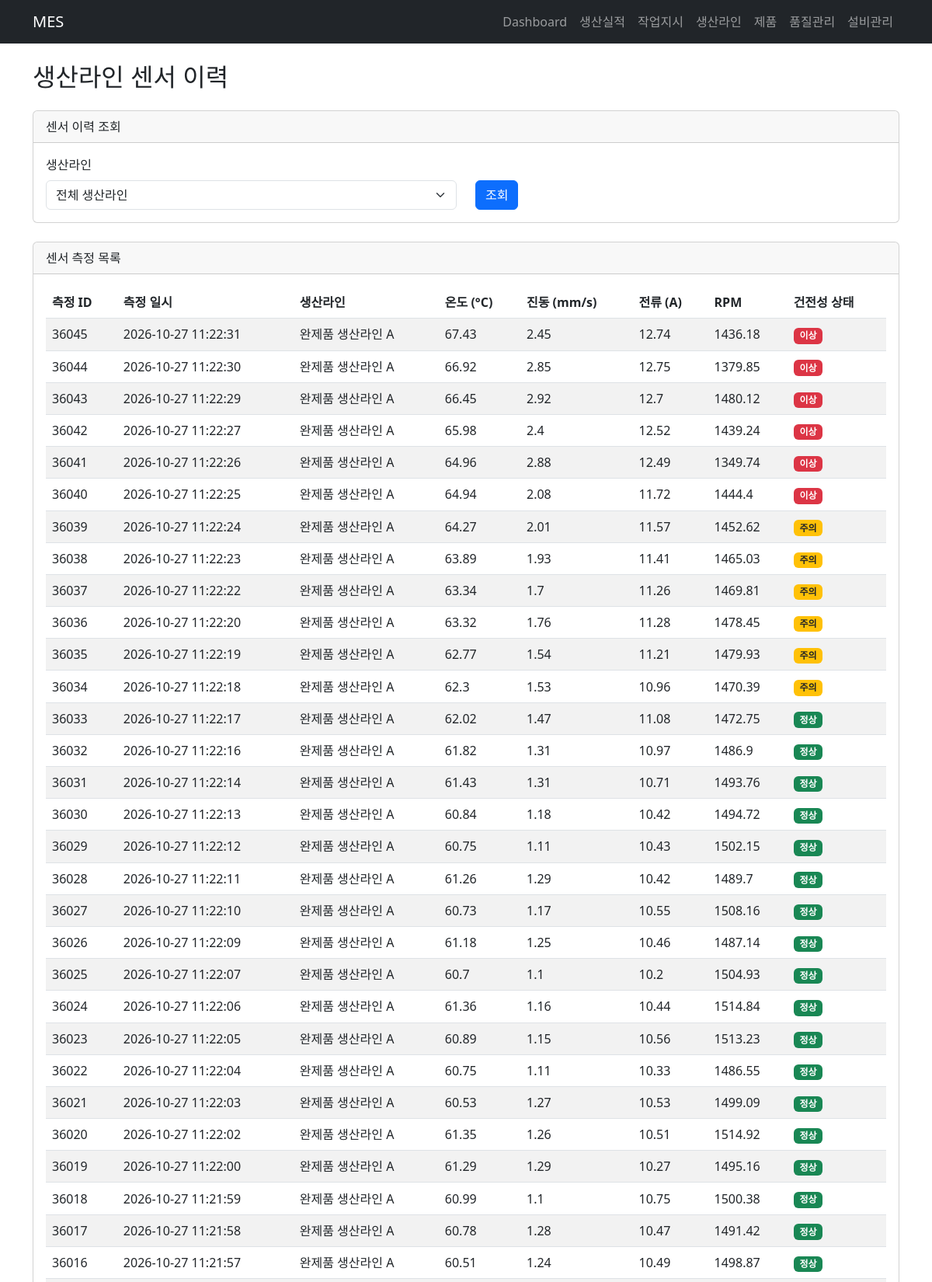
The page /line-sensor-readings (upper part) on the database its author committed.
### tables this page shows
CREATE TABLE production_lines (
    line_id     TEXT PRIMARY KEY,
    line_name   TEXT NOT NULL,
    status      TEXT NOT NULL
);

### main.py (the view)
@app.get("/line-sensor-readings", response_class=HTMLResponse)
def line_sensor_readings_page(
    request: Request,
    line_id: str | None = None
):
    line_id = line_id or None
    readings = service.list_line_sensor_readings(line_id)
    lines = service.list_lines()
    return templates.TemplateResponse(
        request=request,
        name="line_sensors.html",
        context={
            "readings": readings,
            "lines": lines,
            "selected_line_id": line_id
        }
    )

### templates/line_sensors.html (shortened to what this page needs)
{% extends "base.html" %}
{% block content %}
<h2 class="mb-4">생산라인 센서 이력</h2>
<div class="card mb-4">
    <div class="card-header">센서 이력 조회</div>
    <div class="card-body">
        <form method="get" action="/line-sensor-readings">
            <div class="row align-items-end">
                <div class="col-md-6">
                    <label class="form-label">생산라인</label>
                    <select name="line_id" class="form-select">
                        <option value="">전체 생산라인</option>
                    </select>
                </div>
                <div class="col-md-3">
                    <button type="submit" class="btn btn-primary">
                        조회
                    </button>
                </div>
            </div>
        </form>
    </div>
</div>
<div class="card">
    <div class="card-header">센서 측정 목록</div>
    <div class="card-body">
        <div class="table-responsive">
            <table class="table table-striped align-middle">
                <thead>
                    <tr>
                        <th>측정 ID</th>
                        <th>측정 일시</th>
                        <th>생산라인</th>
                        <th>온도 (°C)</th>
                        <th>진동 (mm/s)</th>
                        <th>전류 (A)</th>
                        <th>RPM</th>
                        <th>건전성 상태</th>
                    </tr>
                </thead>
                <tbody>
                    {% for item in readings %}
                    <tr>
                        <td>{{ item.reading_id }}</td>
                        <td>{{ item.measured_at }}</td>
                        <td>{{ item.line_name }}</td>
                        <td>{{ item.temperature }}</td>
                        <td>{{ item.vibration }}</td>
                        <td>{{ item.current }}</td>
                        <td>{{ item.rpm }}</td>
                        <td>
                            {% if item.health_status == "normal" %}
                                <span class="badge bg-success">
                                    정상
                                </span>
                            {% elif item.health_status == "warning" %}
                                <span class="badge bg-warning text-dark">
                                    주의
                                </span>
                            {% elif item.health_status == "abnormal" %}
												        <span class="badge bg-danger">
												            이상
												        </span>
														{% else %}
											        <span class="badge bg-secondary">
											            미판정
											        </span>
                            {% endif %}
                        </td>
                    </tr>
                    {% else %}
                    <tr>
                        <td colspan="8" class="text-center">
                            조회된 센서 데이터가 없습니다.
                        </td>
                    </tr>
                    {% endfor %}
                </tbody>
            </table>
        </div>
    </div>
</div>
{% endblock %}

### rows shown on the page
production_lines: reading_id "36045", measured_at "2026-10-27 11:22:31", line_name "완제품 생산라인 A", temperature "67.43", vibration "2.45", current "12.74", rpm "1436.18", shows "이상", reading_id "36044", measured_at "2026-10-27 11:22:30", temperature "66.92", vibration "2.85", current "12.75", rpm "1379.85", reading_id "36043", measured_at "2026-10-27 11:22:29", temperature "66.45", vibration "2.92", current "12.7", rpm "1480.12", reading_id "36042", measured_at "2026-10-27 11:22:27", temperature "65.98", vibration "2.4", current "12.52", rpm "1439.24", reading_id "36041", measured_at "2026-10-27 11:22:26", temperature "64.96", vibration "2.88", current "12.49", rpm "1349.74", reading_id "36040", measured_at "2026-10-27 11:22:25", temperature "64.94", vibration "2.08", current "11.72", rpm "1444.4", reading_id "36039", measured_at "2026-10-27 11:22:24", temperature "64.27", vibration "2.01", current "11.57", rpm "1452.62", reading_id "36038", measured_at "2026-10-27 11:22:23", temperature "63.89", vibration "1.93", current "11.41", rpm "1465.03", reading_id "36037", measured_at "2026-10-27 11:22:22", temperature "63.34", vibration "1.7", current "11.26", rpm "1469.81", reading_id "36036", measured_at "2026-10-27 11:22:20", temperature "63.32", vibration "1.76", current "11.28", rpm "1478.45", reading_id "36035", measured_at "2026-10-27 11:22:19", temperature "62.77", vibration "1.54", current "11.21", rpm "1479.93", reading_id "36034", measured_at "2026-10-27 11:22:18", temperature "62.3", vibration "1.53", current "10.96", rpm "1470.39", reading_id "36033", measured_at "2026-10-27 11:22:17", temperature "62.02", vibration "1.47", current "11.08", rpm "1472.75", reading_id "36032", measured_at "2026-10-27 11:22:16", temperature "61.82", vibration "1.31", current "10.97", rpm "1486.9", reading_id "36031", measured_at "2026-10-27 11:22:14", temperature "61.43", current "10.71", rpm "1493.76", reading_id "36030", measured_at "2026-10-27 11:22:13", temperature "60.84", vibration "1.18", current "10.42", rpm "1494.72", reading_id "36029", measured_at "2026-10-27 11:22:12", temperature "60.75", vibration "1.11", current "10.43", rpm "1502.15", reading_id "36028", measured_at "2026-10-27 11:22:11", temperature "61.26", vibration "1.29", rpm "1489.7", reading_id "36027", measured_at "2026-10-27 11:22:10", temperature "60.73", vibration "1.17", current "10.55", rpm "1508.16", reading_id "36026", measured_at "2026-10-27 11:22:09", temperature "61.18", vibration "1.25", current "10.46", rpm "1487.14", reading_id "36025", measured_at "2026-10-27 11:22:07", temperature "60.7", vibration "1.1", current "10.2", rpm "1504.93", reading_id "36024", measured_at "2026-10-27 11:22:06", temperature "61.36", vibration "1.16", current "10.44", rpm "1514.84", reading_id "36023", measured_at "2026-10-27 11:22:05", temperature "60.89", vibration "1.15", current "10.56", rpm "1513.23", reading_id "36022", measured_at "2026-10-27 11:22:04", current "10.33", rpm "1486.55", reading_id "36021", measured_at "2026-10-27 11:22:03", temperature "60.53", vibration "1.27", current "10.53", rpm "1499.09", reading_id "36020", measured_at "2026-10-27 11:22:02", temperature "61.35", vibration "1.26", current "10.51", rpm "1514.92", reading_id "36019", measured_at "2026-10-27 11:22:00", temperature "61.29", current "10.27", rpm "1495.16", reading_id "36018", measured_at "2026-10-27 11:21:59", temperature "60.99", current "10.75", rpm "1500.38", reading_id "36017", measured_at "2026-10-27 11:21:58", temperature "60.78", vibration "1.28", current "10.47", rpm "1491.42", reading_id "36016", measured_at "2026-10-27 11:21:57", temperature "60.51", vibration "1.24", current "10.49", rpm "1498.87"
